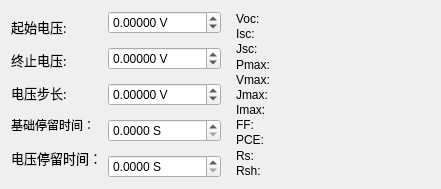
         <widget class="QWidget" name="basicSweep_Tab">
          <attribute name="title">
           <string>基础电压扫描</string>
          </attribute>
          <layout class="QHBoxLayout" name="horizontalLayout_14" stretch="0,1,0,0">
           <item>
            <layout class="QVBoxLayout" name="verticalLayout_6">
             <property name="spacing">
              <number>1</number>
             </property>
             <item>
              <widget class="QLabel" name="basicStartVoltage_Label">
               <property name="font">
                <font>
                 <family>微软雅黑</family>
                 <pointsize>10</pointsize>
                </font>
               </property>
               <property name="text">
                <string>起始电压:</string>
               </property>
              </widget>
             </item>
             <item>
              <widget class="QLabel" name="basicEndVoltage_Label">
               <property name="font">
                <font>
                 <family>微软雅黑</family>
                 <pointsize>10</pointsize>
                </font>
               </property>
               <property name="text">
                <string>终止电压:</string>
               </property>
              </widget>
             </item>
             <item>
              <widget class="QLabel" name="basicStep_Label">
               <property name="font">
                <font>
                 <family>微软雅黑</family>
                 <pointsize>10</pointsize>
                </font>
               </property>
               <property name="text">
                <string>电压步长:</string>
               </property>
              </widget>
             </item>
             <item>
              <widget class="QLabel" name="minimumDuration_Label">
               <property name="text">
                <string>基础停留时间：</string>
               </property>
              </widget>
             </item>
             <item>
              <widget class="QLabel" name="basicDuration_Label">
               <property name="font">
                <font>
                 <family>微软雅黑</family>
                 <pointsize>10</pointsize>
                </font>
               </property>
               <property name="text">
                <string>电压停留时间：</string>
               </property>
              </widget>
             </item>
             <item>
              <spacer name="verticalSpacer">
               <property name="orientation">
                <enum>Qt::Vertical</enum>
               </property>
               <property name="sizeType">
                <enum>QSizePolicy::Fixed</enum>
               </property>
               <property name="sizeHint" stdset="0">
                <size>
                 <width>20</width>
                 <height>4</height>
                </size>
               </property>
              </spacer>
             </item>
            </layout>
           </item>
           <item>
            <layout class="QVBoxLayout" name="verticalLayout_11">
             <property name="spacing">
              <number>13</number>
             </property>
             <item>
              <widget class="QDoubleSpinBox" name="basicStartVoltageIn">
               <property name="sizePolicy">
                <sizepolicy hsizetype="Minimum" vsizetype="Fixed">
                 <horstretch>0</horstretch>
                 <verstretch>0</verstretch>
                </sizepolicy>
               </property>
               <property name="buttonSymbols">
                <enum>QAbstractSpinBox::UpDownArrows</enum>
               </property>
               <property name="specialValueText">
                <string/>
               </property>
               <property name="prefix">
                <string/>
               </property>
               <property name="suffix">
                <string> V</string>
               </property>
               <property name="decimals">
                <number>5</number>
               </property>
               <property name="minimum">
                <double>-10000.000000000000000</double>
               </property>
               <property name="maximum">
                <double>10000.000000000000000</double>
               </property>
               <property name="singleStep">
                <double>0.100000000000000</double>
               </property>
               <property name="value">
                <double>0.000000000000000</double>
               </property>
              </widget>
             </item>
             <item>
              <widget class="QDoubleSpinBox" name="basicEndVoltageIn">
               <property name="buttonSymbols">
                <enum>QAbstractSpinBox::UpDownArrows</enum>
               </property>
               <property name="specialValueText">
                <string/>
               </property>
               <property name="prefix">
                <string/>
               </property>
               <property name="suffix">
                <string> V</string>
               </property>
               <property name="decimals">
                <number>5</number>
               </property>
               <property name="minimum">
                <double>-10000.000000000000000</double>
               </property>
               <property name="maximum">
                <double>10000.000000000000000</double>
               </property>
               <property name="singleStep">
                <double>0.100000000000000</double>
               </property>
               <property name="value">
                <double>0.000000000000000</double>
               </property>
              </widget>
             </item>
             <item>
              <widget class="QDoubleSpinBox" name="basicStepIn">
               <property name="buttonSymbols">
                <enum>QAbstractSpinBox::UpDownArrows</enum>
               </property>
               <property name="specialValueText">
                <string/>
               </property>
               <property name="prefix">
                <string/>
               </property>
               <property name="suffix">
                <string> V</string>
               </property>
               <property name="decimals">
                <number>5</number>
               </property>
               <property name="minimum">
                <double>-10000.000000000000000</double>
               </property>
               <property name="maximum">
                <double>10000.000000000000000</double>
               </property>
               <property name="singleStep">
                <double>0.100000000000000</double>
               </property>
               <property name="value">
                <double>0.000000000000000</double>
               </property>
              </widget>
             </item>
             <item>
              <widget class="QDoubleSpinBox" name="minimumDurationIn">
               <property name="suffix">
                <string> S</string>
               </property>
               <property name="decimals">
                <number>4</number>
               </property>
               <property name="maximum">
                <double>7200.000000000000000</double>
               </property>
               <property name="singleStep">
                <double>0.100000000000000</double>
               </property>
               <property name="value">
                <double>0.000000000000000</double>
               </property>
              </widget>
             </item>
             <item>
              <widget class="QDoubleSpinBox" name="basicDurationIn">
               <property name="buttonSymbols">
                <enum>QAbstractSpinBox::UpDownArrows</enum>
               </property>
               <property name="specialValueText">
                <string/>
               </property>
               <property name="prefix">
                <string/>
               </property>
               <property name="suffix">
                <string> S</string>
               </property>
               <property name="decimals">
                <number>4</number>
               </property>
               <property name="maximum">
                <double>7200.000000000000000</double>
               </property>
               <property name="singleStep">
                <double>0.100000000000000</double>
               </property>
               <property name="value">
                <double>0.000000000000000</double>
               </property>
              </widget>
             </item>
            </layout>
           </item>
           <item>
            <widget class="QWidget" name="widget_2" native="true">
             <layout class="QHBoxLayout" name="horizontalLayout_17">
              <property name="spacing">
               <number>0</number>
              </property>
              <property name="topMargin">
               <number>0</number>
              </property>
              <property name="rightMargin">
               <number>0</number>
              </property>
              <property name="bottomMargin">
               <number>0</number>
              </property>
              <item>
               <layout class="QVBoxLayout" name="verticalLayout_8">
                <item>
                 <widget class="QLabel" name="Voc_Lable">
                  <property name="text">
                   <string>Voc:         </string>
                  </property>
                 </widget>
                </item>
                <item>
                 <widget class="QLabel" name="Isc_Lable">
                  <property name="text">
                   <string>Isc:</string>
                  </property>
                 </widget>
                </item>
                <item>
                 <widget class="QLabel" name="Jsc_Lable">
                  <property name="text">
                   <string>Jsc:</string>
                  </property>
                 </widget>
                </item>
                <item>
                 <widget class="QLabel" name="Pmax_Lable">
                  <property name="text">
                   <string>Pmax:</string>
                  </property>
                 </widget>
                </item>
                <item>
                 <widget class="QLabel" name="Vmax_Lable">
                  <property name="text">
                   <string>Vmax:</string>
                  </property>
                 </widget>
                </item>
                <item>
                 <widget class="QLabel" name="Jmax_Lable">
                  <property name="text">
                   <string>Jmax:</string>
                  </property>
                 </widget>
                </item>
                <item>
                 <widget class="QLabel" name="label">
                  <property name="text">
                   <string>Imax:</string>
                  </property>
                 </widget>
                </item>
                <item>
                 <widget class="QLabel" name="label_2">
                  <property name="text">
                   <string>FF:</string>
                  </property>
                 </widget>
                </item>
                <item>
                 <widget class="QLabel" name="label_3">
                  <property name="text">
                   <string>PCE:</string>
                  </property>
                 </widget>
                </item>
                <item>
                 <widget class="QLabel" name="label_4">
                  <property name="text">
                   <string>Rs:</string>
                  </property>
                 </widget>
                </item>
                <item>
                 <widget class="QLabel" name="label_5">
                  <property name="text">
                   <string>Rsh:</string>
                  </property>
                 </widget>
                </item>
               </layout>
              </item>
              <item>
               <layout class="QVBoxLayout" name="verticalLayout_20">
                <item>
                 <widget class="QLabel" name="VocOut">
                  <property name="text">
                   <string/>
                  </property>
                 </widget>
                </item>
                <item>
                 <widget class="QLabel" name="IscOut">
                  <property name="text">
                   <string/>
                  </property>
                 </widget>
                </item>
                <item>
                 <widget class="QLabel" name="JscOut">
                  <property name="text">
                   <string/>
                  </property>
                 </widget>
                </item>
                <item>
                 <widget class="QLabel" name="PmaxOut">
                  <property name="text">
                   <string/>
                  </property>
                 </widget>
                </item>
                <item>
                 <widget class="QLabel" name="VmaxOut">
                  <property name="text">
                   <string/>
                  </property>
                 </widget>
                </item>
                <item>
                 <widget class="QLabel" name="JmaxOut">
                  <property name="text">
                   <string/>
                  </property>
                 </widget>
                </item>
                <item>
                 <widget class="QLabel" name="ImaxOut">
                  <property name="sizePolicy">
                   <sizepolicy hsizetype="Preferred" vsizetype="Preferred">
                    <horstretch>0</horstretch>
                    <verstretch>0</verstretch>
                   </sizepolicy>
                  </property>
                  <property name="minimumSize">
                   <size>
                    <width>100</width>
                    <height>0</height>
                   </size>
                  </property>
                  <property name="text">
                   <string/>
                  </property>
                 </widget>
                </item>
                <item>
                 <widget class="QLabel" name="FFOut">
                  <property name="text">
                   <string/>
                  </property>
                 </widget>
                </item>
                <item>
                 <widget class="QLabel" name="PCEOut">
                  <property name="text">
                   <string/>
                  </property>
                 </widget>
                </item>
                <item>
                 <widget class="QLabel" name="RsOut">
                  <property name="text">
                   <string/>
                  </property>
                 </widget>
                </item>
                <item>
                 <widget class="QLabel" name="RshOut">
                  <property name="text">
                   <string/>
                  </property>
                 </widget>
                </item>
               </layout>
              </item>
             </layout>
            </widget>
           </item>
           <item>
            <spacer name="horizontalSpacer">
             <property name="orientation">
              <enum>Qt::Horizontal</enum>
             </property>
             <property name="sizeHint" stdset="0">
              <size>
               <width>40</width>
               <height>20</height>
              </size>
             </property>
            </spacer>
           </item>
          </layout>
         </widget>
